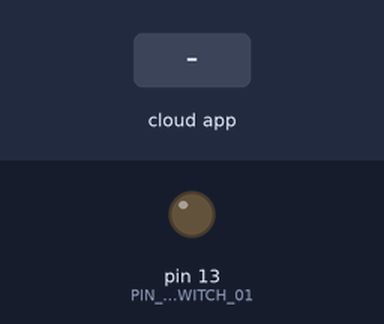
A sketch run on a simulated Arduino Uno, built with avr-gcc and run on an emulated ATmega328P. Parts: output pins drawn as LEDs (lit = HIGH). The test bench sets the inputs (shaded band). The RemoteXY app is connected.

Above: at 1.2 s.
1.3 s: the phone or cloud app sets pushSwitch_01 to 1
At 2.4 s:
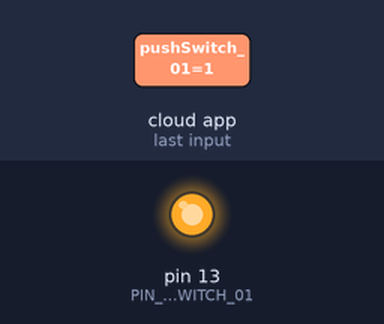
2.8 s: the phone or cloud app sets pushSwitch_01 to 0
At 3.5 s:
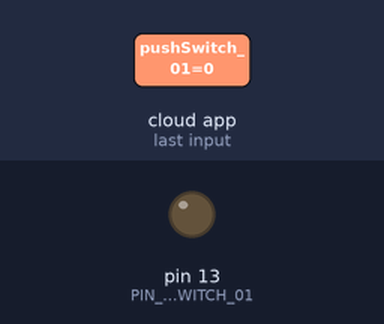
Timing chart, 0 to 5.8 s (numbered marks = the images above; inputs shaded):
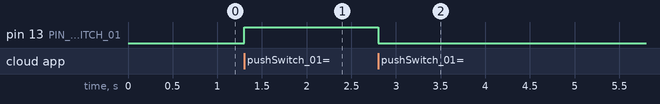

The sketch:

Home_automation_using_arduino_and_HC-05.ino
```cpp
#define REMOTEXY_MODE__SOFTSERIAL
#include <SoftwareSerial.h>
#define REMOTEXY_SERIAL_RX 0
#define REMOTEXY_SERIAL_TX 1
#define REMOTEXY_SERIAL_SPEED 9600
#include <RemoteXY.h>
#pragma pack(push, 1)
uint8_t RemoteXY_CONF[] =   // 36 bytes
  { 255,1,0,0,0,29,0,17,0,0,0,31,1,106,200,1,1,1,0,10,
  39,85,27,27,48,4,26,31,79,78,0,31,79,70,70,0 };
 struct {
  uint8_t pushSwitch_01;
  uint8_t connect_flag;

} RemoteXY;
#pragma pack(pop)
#define PIN_PUSHSWITCH_01 13
void setup()
{
  RemoteXY_Init ();
 pinMode (PIN_PUSHSWITCH_01, OUTPUT);
}
void loop()
{
  RemoteXY_Handler ();
  digitalWrite(PIN_PUSHSWITCH_01, (RemoteXY.pushSwitch_01==0)?LOW:HIGH);
}
```

Measured:
- after the input at 1.3 s, pin 13 (PIN_PUSHSWITCH_01): LOW → HIGH at once
- after the input at 2.8 s, pin 13 (PIN_PUSHSWITCH_01): HIGH → LOW at once
